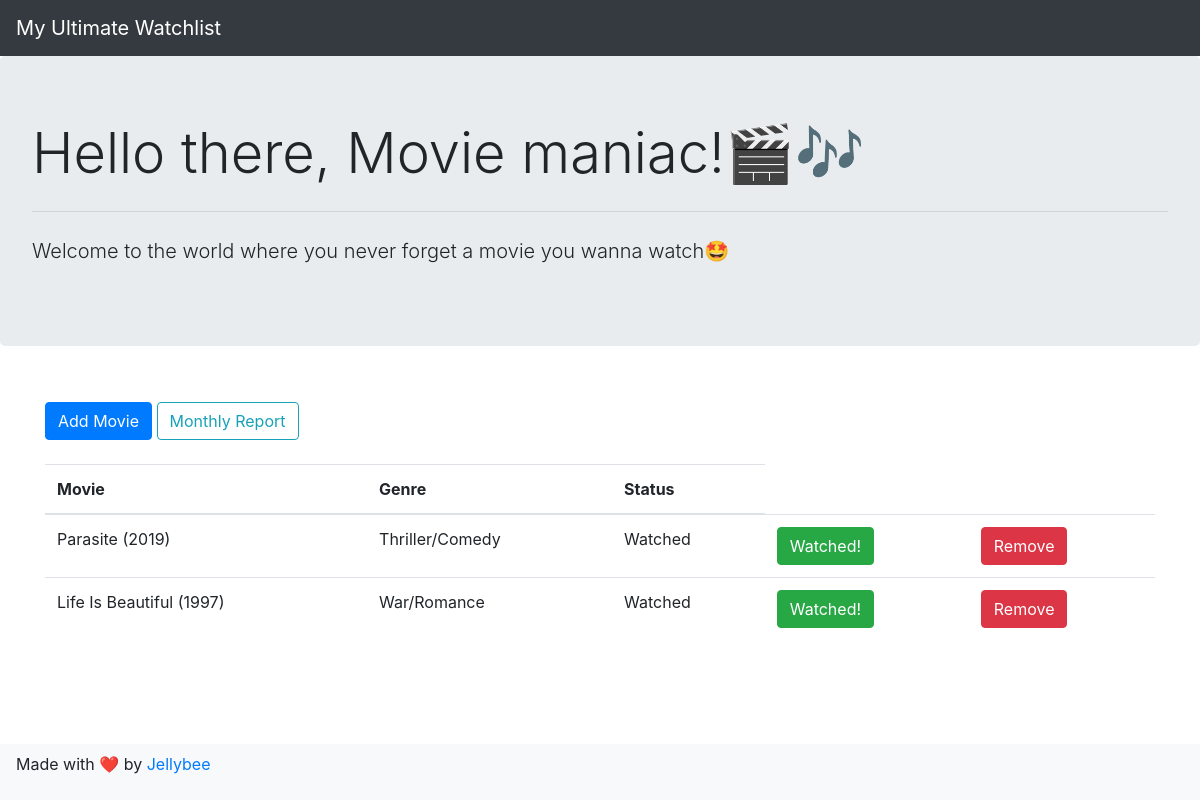
Page /index.php/home/displayRecords on the committed database.
### tables this page shows
CREATE TABLE `watchlist` (
  `ID` int(11) NOT NULL,
  `TITLE` text NOT NULL,
  `GENRE` varchar(20) NOT NULL,
  `STATUS` varchar(20) NOT NULL,
  `ADDED_DATE` timestamp NOT NULL DEFAULT current_timestamp(),
  `WATCHED_DATE` timestamp NULL DEFAULT NULL ON UPDATE current_timestamp()
);

### application/controllers/Home.php (called while the page is built, shortened)
<?php
    class Home extends CI_Controller{
        public function __construct(){
            $this->load->model('Moviesmodel');
        }
        public function displayRecords(){
            $records['data'] = $this->Moviesmodel->getRecords();
            $this->load->view('home',$records);
        }
    }
?>

### index.php (called while the page is built, shortened)
<?php
require_once BASEPATH.'core/CodeIgniter.php';

### application/models/Moviesmodel.php (called while the page is built, shortened)
<?php
    class Moviesmodel extends CI_Model{
        public function getRecords(){
            $query = $this->db->query('select * from watchlist' );
            return $query->result();
        }
    }
?>

### application/views/home.php (the view, shortened to what this page needs)
<?php include('header.php');?>
<div class="jumbotron">
  <h1 class="display-4">Hello there, Movie maniac!🎬🎶</h1>
  <hr class="my-4">
  <p class="lead">Welcome to the world where you never forget a movie you wanna watch🤩</p>
</div>
	<div class="container">
		<br>
		<div class="row">
			<div class="col-lg-12">
				<?php echo anchor("createMovie",'Add Movie',['class'=>'btn btn-primary']);?>
				<?php echo anchor("viewReport",'Monthly Report',['class'=>'btn btn-outline-info']);?>
			</div>
		</div>
		<br>
		<table class="table table-hover">
		<thead>
			<tr>
				<th scope="col">Movie</th>
				<th scope="col">Genre</th>
				<th scope="col">Status</th>
			</tr>
		</thead>
		<tbody>
			<?php
				foreach($data as $row){
					echo "<tr>";
					echo "<td>".$row->TITLE."</td>";
					echo "<td>".$row->GENRE."</td>";
					echo "<td>".$row->STATUS."</td>";
					echo "<td>".anchor("home/updateStatus?id=$row->ID",'Watched!',['class'=>'btn btn-success'])."</td>";
					echo "<td>".anchor("home/deleteMovie?id=$row->ID",'Remove',['class'=>'btn btn-danger'])."</td>";
				}
			?>
			</tr>
		</tbody>
		</table>
	</div>
<?php include('footer.php');?>

### application/views/header.php (shortened to what this page needs)
<!DOCTYPE html>
<html lang="en">
<head>
	<link rel="stylesheet" href="<?php echo base_url("resources/css/bootstrap.min.css")?>"/>
</head>
<body>
<nav class="navbar navbar-expand-lg navbar-dark bg-dark">
  <a class="navbar-brand" href="home">My Ultimate Watchlist</a>
</nav>

### application/views/footer.php (shortened to what this page needs)
<footer>
    <div class="navbar navbar-expand-lg navbar-light bg-light fixed-bottom">
        <p>Made with ❤️ by <a href="https://github.com/JellyAB">Jellybee</a></p>
    </div>
</body>
</html>

### rows in the picture
watchlist: TITLE "Parasite (2019)", GENRE "Thriller/Comedy", STATUS "Watched", ID "Watched!", ID "Remove"
watchlist: TITLE "Life Is Beautiful (1997)", GENRE "War/Romance", STATUS "Watched", ID "Watched!", ID "Remove"

### other values in the picture
anchor("createMovie",'Add Movie',['class'=>'btn btn-primary']) "Add Movie"
